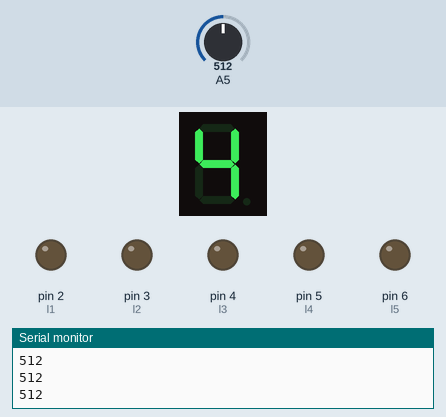
The sketch below on a simulated Arduino Uno, built with avr-gcc and run on an emulated ATmega328P. On the bench: 1-digit seven-segment display, output pins drawn as LEDs (lit = HIGH), the last lines printed to the serial monitor. Wiring (inferred from the names in the program): 1-digit 7-segment display, segments lit when LOW: segments pin 13, pin 12, pin 11, A2, pin 9, pin 8, pin 7. The test bench sets the inputs (shaded band); at power-on: A5 = 512. The segment pins are drawn as the display they are named for; pins used as bus, display or sensor lines are not drawn.

Above: at 1.2 s.
1.3 s: A5 set to 490
At 2.6 s:
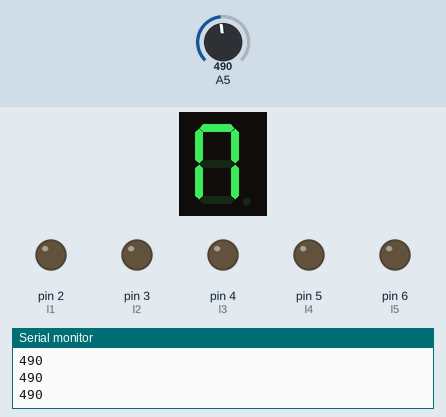
2.9 s: A5 set to 610
At 4.1 s:
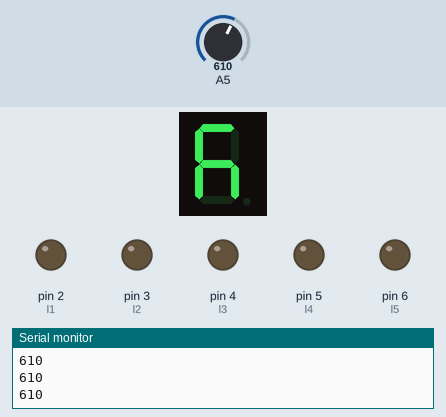
4.5 s: A5 set to 710
At 5.5 s:
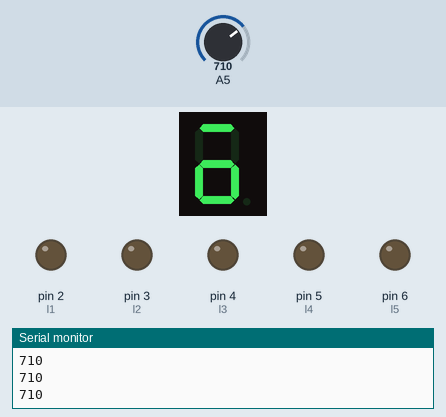
6.1 s: A5 set to 900
At 7.0 s:
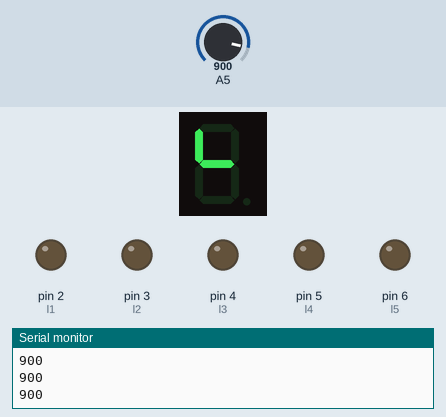
7.7 s: A5 set to 1023
At 8.4 s:
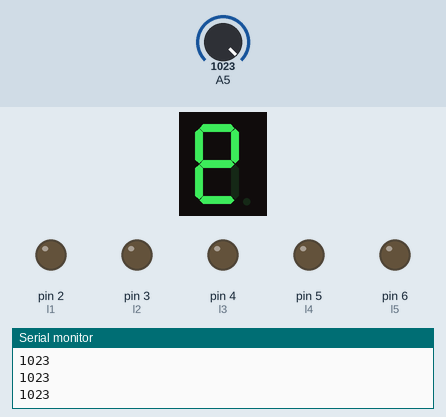
9.3 s: A5 set to 890
At 10.0 s:
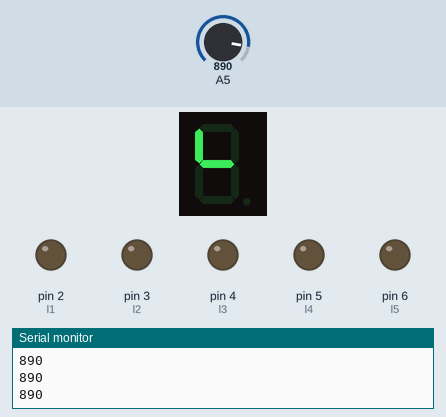
Timing chart, 0 to 11.9 s (numbered marks = the images above; inputs shaded):
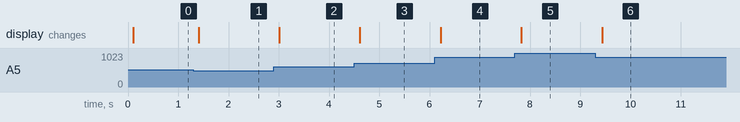

The sketch:

sketch_sep2d-menggunakan-LDR-dan-R4k7.ino
```cpp
//bisa cuyyy

int x;
int l1=2;
int l2=3;
int l3=4;
int l4=5;
int l5=6;

int a=7;
int b=8;
int c=9;
int d=A2;
int e=11;
int f=12;
int g=13;


void setup() {
  // put your setup code here, to run once:
pinMode(l1,OUTPUT);
pinMode(l2,OUTPUT);
pinMode(l3,OUTPUT);
pinMode(l4,OUTPUT);
pinMode(l5,OUTPUT);

pinMode(a,OUTPUT);
pinMode(b,OUTPUT);
pinMode(c,OUTPUT);
pinMode(d,OUTPUT);
pinMode(e,OUTPUT);
pinMode(f,OUTPUT);
pinMode(g,OUTPUT);


Serial.begin(9600);
}

void loop() {
  // put your main code here, to run repeatedly:
x=analogRead(A5);
Serial.println(x);
delay(100);

if(x>400){
lima();
}

if(x>500){
empat();
}

if(x>600){
tiga();
}

if(x>700){
dua();
}

if(x>800){
satu();
}

if(x>900){
nol();
}


}
void nol(){
  digitalWrite(a,0);
  digitalWrite(b,0);
  digitalWrite(c,0);
  digitalWrite(d,0);
  digitalWrite(e,1);
  digitalWrite(f,0);
  digitalWrite(g,0);
  digitalWrite(l1,0);
}

void satu(){
  digitalWrite(a,0);
  digitalWrite(b,0);
  digitalWrite(c,1);
  digitalWrite(d,1);
  digitalWrite(e,1);
  digitalWrite(f,1);
  digitalWrite(g,1);
  digitalWrite(l2,0);
}
void dua(){
  digitalWrite(a,0);
  digitalWrite(b,1);
  digitalWrite(c,0);
  digitalWrite(d,0);
  digitalWrite(e,0);
  digitalWrite(f,1);
  digitalWrite(g,0);
  digitalWrite(l3,0);
}

void tiga(){
  digitalWrite(a,0);
  digitalWrite(b,0);
  digitalWrite(c,0);
  digitalWrite(d,1);
  digitalWrite(e,0);
  digitalWrite(f,1);
  digitalWrite(g,0);
  digitalWrite(l4,0);
}
void empat(){
  digitalWrite(a,0);
  digitalWrite(b,0);
  digitalWrite(c,1);
  digitalWrite(d,1);
  digitalWrite(e,0);
  digitalWrite(f,0);
  digitalWrite(g,1);
  digitalWrite(l4,0);
}

void lima(){
  digitalWrite(a,1);
  digitalWrite(b,0);
  digitalWrite(c,0);
  digitalWrite(d,1);
  digitalWrite(e,0);
  digitalWrite(f,0);
  digitalWrite(g,0);
  digitalWrite(l5,0);
}
```

Measured:
- after the input at 1.3 s, the display: changes after 0.11 s (image 1)
- after the input at 2.9 s, the display: changes after 0.11 s (image 2)
- after the input at 4.5 s, the display: changes after 0.12 s (image 3)
- after the input at 6.1 s, the display: changes after 0.12 s (image 4)
- after the input at 7.7 s, the display: changes after 0.13 s (image 5)
- after the input at 9.3 s, the display: changes after 0.14 s (image 6)
